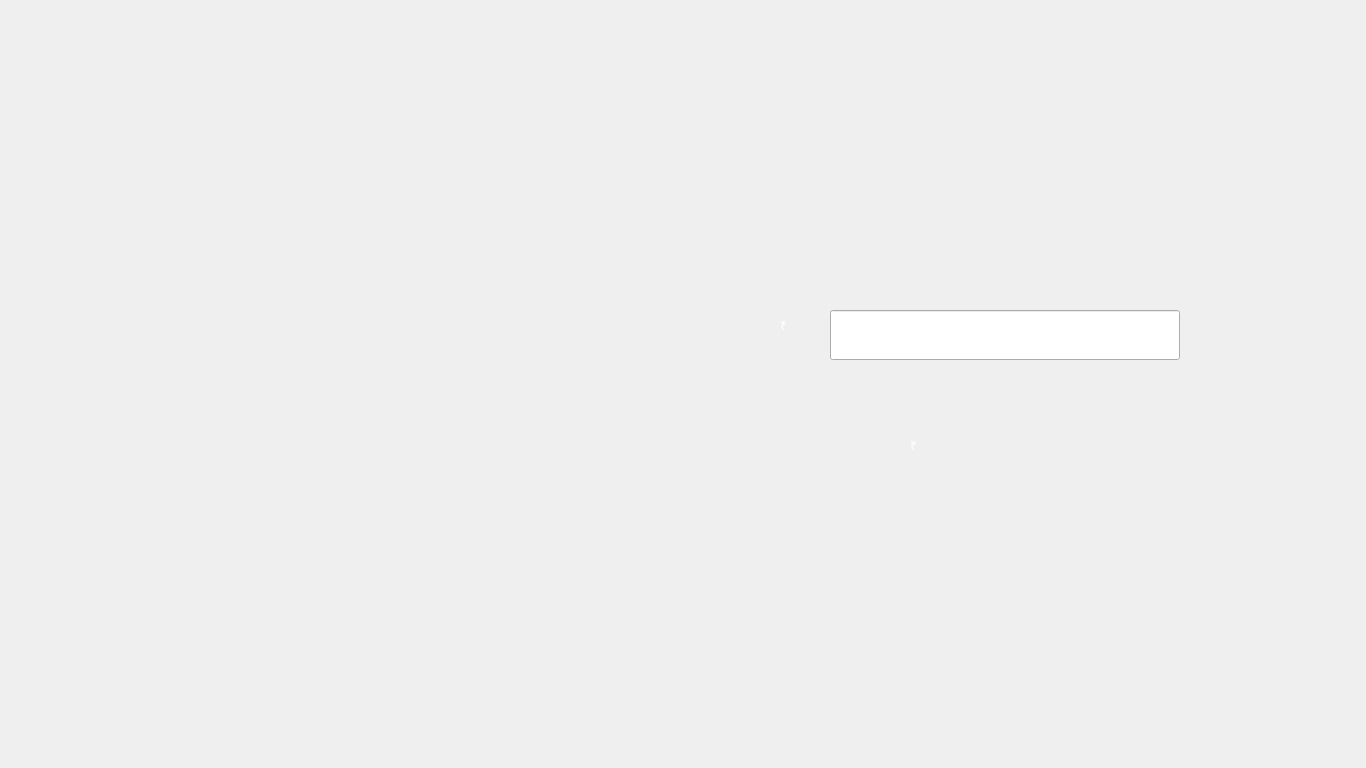
<?xml version="1.0" encoding="UTF-8"?>
<ui version="4.0">
 <class>Deposit1</class>
 <widget class="QMainWindow" name="Deposit1">
  <property name="geometry">
   <rect>
    <x>0</x>
    <y>0</y>
    <width>1366</width>
    <height>768</height>
   </rect>
  </property>
  <property name="windowTitle">
   <string>AJ Bank | Deposit</string>
  </property>
  <property name="styleSheet">
   <string notr="true">background-image: url(:/background/Deposit1.jpg);</string>
  </property>
  <widget class="QWidget" name="centralwidget">
   <widget class="QPushButton" name="ConfirmDepositB">
    <property name="geometry">
     <rect>
      <x>549</x>
      <y>627</y>
      <width>332</width>
      <height>75</height>
     </rect>
    </property>
    <property name="cursor">
     <cursorShape>PointingHandCursor</cursorShape>
    </property>
    <property name="styleSheet">
     <string notr="true">background-image: url(:/button/buttons/Confirm.png);
background-position:center;
border-radius:100%;</string>
    </property>
    <property name="text">
     <string/>
    </property>
    <property name="default">
     <bool>true</bool>
    </property>
   </widget>
   <widget class="QLineEdit" name="DepositAmountT">
    <property name="geometry">
     <rect>
      <x>830</x>
      <y>310</y>
      <width>350</width>
      <height>50</height>
     </rect>
    </property>
    <property name="styleSheet">
     <string notr="true">background-image: url(:/button/buttons/White.png);
font: 63 18pt &quot;Montserrat SemiBold&quot;;</string>
    </property>
   </widget>
   <widget class="QLabel" name="AccountBalance">
    <property name="geometry">
     <rect>
      <x>970</x>
      <y>420</y>
      <width>281</width>
      <height>51</height>
     </rect>
    </property>
    <property name="layoutDirection">
     <enum>Qt::LeftToRight</enum>
    </property>
    <property name="styleSheet">
     <string notr="true">background-image: url(:/button/buttons/Blue.png);
color: rgb(255, 255, 255);
font: 81 36pt &quot;Montserrat ExtraBold&quot;;</string>
    </property>
    <property name="text">
     <string/>
    </property>
    <property name="textFormat">
     <enum>Qt::AutoText</enum>
    </property>
   </widget>
   <widget class="QLabel" name="Currency">
    <property name="geometry">
     <rect>
      <x>910</x>
      <y>420</y>
      <width>41</width>
      <height>51</height>
     </rect>
    </property>
    <property name="layoutDirection">
     <enum>Qt::LeftToRight</enum>
    </property>
    <property name="styleSheet">
     <string notr="true">background-image: url(:/button/buttons/Blue.png);
color: rgb(255, 255, 255);
font: 81 36pt &quot;Montserrat ExtraBold&quot;;</string>
    </property>
    <property name="text">
     <string>₹</string>
    </property>
   </widget>
   <widget class="QPushButton" name="BackButton">
    <property name="geometry">
     <rect>
      <x>0</x>
      <y>93</y>
      <width>150</width>
      <height>581</height>
     </rect>
    </property>
    <property name="cursor">
     <cursorShape>PointingHandCursor</cursorShape>
    </property>
    <property name="autoFillBackground">
     <bool>false</bool>
    </property>
    <property name="styleSheet">
     <string notr="true">background-image: url(:/button/buttons/Back.png);
border: 0px;</string>
    </property>
    <property name="text">
     <string/>
    </property>
    <property name="default">
     <bool>false</bool>
    </property>
    <property name="flat">
     <bool>false</bool>
    </property>
   </widget>
   <widget class="QPushButton" name="LogoutButton">
    <property name="geometry">
     <rect>
      <x>949</x>
      <y>384</y>
      <width>421</width>
      <height>384</height>
     </rect>
    </property>
    <property name="cursor">
     <cursorShape>PointingHandCursor</cursorShape>
    </property>
    <property name="styleSheet">
     <string notr="true">background-image: url(:/button/buttons/Logout.png);
border: 0px;</string>
    </property>
    <property name="text">
     <string/>
    </property>
   </widget>
   <widget class="QPushButton" name="SuggestButton">
    <property name="geometry">
     <rect>
      <x>949</x>
      <y>0</y>
      <width>421</width>
      <height>384</height>
     </rect>
    </property>
    <property name="cursor">
     <cursorShape>PointingHandCursor</cursorShape>
    </property>
    <property name="styleSheet">
     <string notr="true">background-image: url(:/button/buttons/Suggest.png);
border: 0px;</string>
    </property>
    <property name="text">
     <string/>
    </property>
   </widget>
   <widget class="QLabel" name="Currency_2">
    <property name="geometry">
     <rect>
      <x>780</x>
      <y>300</y>
      <width>41</width>
      <height>51</height>
     </rect>
    </property>
    <property name="layoutDirection">
     <enum>Qt::LeftToRight</enum>
    </property>
    <property name="styleSheet">
     <string notr="true">background-image: url(:/button/buttons/Blue.png);
color: rgb(255, 255, 255);
font: 81 36pt &quot;Montserrat ExtraBold&quot;;</string>
    </property>
    <property name="text">
     <string>₹</string>
    </property>
   </widget>
   <widget class="QLabel" name="AccountNo">
    <property name="geometry">
     <rect>
      <x>820</x>
      <y>80</y>
      <width>231</width>
      <height>31</height>
     </rect>
    </property>
    <property name="styleSheet">
     <string notr="true">background-image: url(:/button/buttons/Blue.png);
font: 25 11pt &quot;Montserrat Thin&quot;;
color: rgb(6, 53, 122);</string>
    </property>
    <property name="text">
     <string/>
    </property>
   </widget>
   <widget class="QLabel" name="ErrorMessage">
    <property name="geometry">
     <rect>
      <x>280</x>
      <y>530</y>
      <width>841</width>
      <height>41</height>
     </rect>
    </property>
    <property name="font">
     <font>
      <family>Montserrat</family>
      <pointsize>24</pointsize>
      <weight>75</weight>
      <bold>true</bold>
     </font>
    </property>
    <property name="styleSheet">
     <string notr="true">background-image: url(:/button/buttons/Blue.png);
color: rgb(255, 255, 255);
color: rgb(255, 0, 0);</string>
    </property>
    <property name="text">
     <string/>
    </property>
   </widget>
  </widget>
 </widget>
 <resources/>
 <connections/>
</ui>
